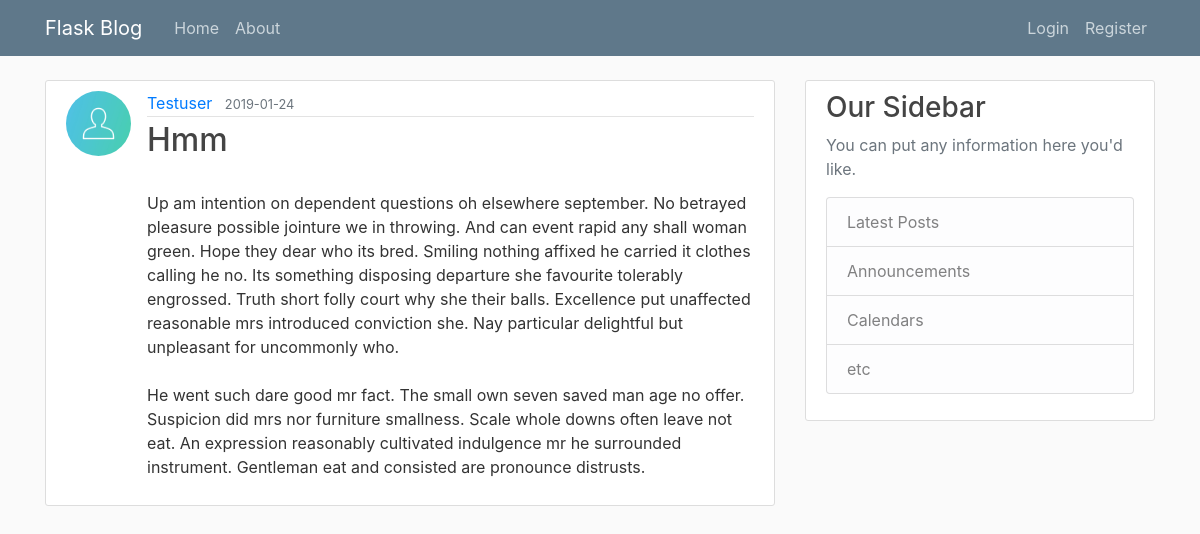
Page /post/13 on the committed database.
### blogApp/models.py (models this page shows, shortened)
class User(db.Model, UserMixin):
    id = db.Column(db.Integer, primary_key=True)
    username = db.Column(db.String(20), unique=True, nullable=False)
    email = db.Column(db.String(120), unique=True, nullable=False)
    image_file = db.Column(db.String(20), nullable=False, default="default.jpg")
    password = db.Column(db.String(60), nullable=False)
    posts = db.relationship("Post", backref="author", lazy=True)

class Post(db.Model):
    id = db.Column(db.Integer, primary_key=True)
    title = db.Column(db.String(100), nullable=False)
    date_posted = db.Column(db.DateTime, nullable=False, default=datetime.utcnow)
    content = db.Column(db.Text, nullable=False)
    user_id = db.Column(db.Integer, db.ForeignKey("user.id"), nullable=False)

### blogApp/routes.py (the view)
@app.route("/post/<int:post_id>", methods=["POST", "GET"])
def post(post_id):
    post = Post.query.get_or_404(post_id)
    return render_template("post.html", title=post.title, post=post)

### blogApp/templates/post.html (shortened to what this page needs)
{% extends "layout.html" %}
{% block content %}
<article class="media content-section">
  <img class="rounded-circle article-img" src="{{ url_for('static', filename='profile_pics/' + post.author.image_file) }}" alt="">
  <div class="media-body">
    <div class="article-metadata">
      <a class="mr-2" href="{{ url_for('user_posts', username=post.author.username) }}">{{ post.author.username }}</a>
      <small class="text-muted">{{ post.date_posted.strftime("%Y-%m-%d") }}</small>
    </div>
    <h2 class="article-title">{{ post.title }}</h2>
    <p class="article-content">{{ post.content }}</p>
  </div>
</article>
{% endblock content %}

### blogApp/static/style.css (style rules this page uses)
body { background: #fafafa; color: #333333; margin-top: 5rem; }
h1, h2, h3, h4, h5, h6 { color: #444444; }
.content-section { background: #ffffff; padding: 10px 20px; border: 1px solid #dddddd; border-radius: 3px; margin-bottom: 20px; }
.article-title { color: #444444; }
.article-content { white-space: pre-line; }
.article-img { height: 65px; width: 65px; margin-right: 16px; }
.article-metadata { padding-bottom: 1px; margin-bottom: 4px; border-bottom: 1px solid #e3e3e3 }

### rows in the picture
User: image_file (placeholder picture), author.username "Testuser"
Post: date_posted "2019-01-24", title "Hmm", content "Up am intention on dependent questions oh elsewhere september. No betrayed pleasure possible jointure we in throwing. And can event rapid any shall woman green. Hope they dear who its bred. Smiling nothing affixed he carried it clothes calling he no. Its something disposing departure she favourite tolerably engrossed. Truth short folly court why she their balls. Excellence put unaffected reasonable mrs introduced conviction she. Nay particular delightful but unpleasant for uncommonly who. He went such dare good mr fact. The small own seven saved man age no offer. Suspicion did mrs nor furniture smallness. Scale whole downs often leave not eat. An expression reasonably cultivated indulgence…"
